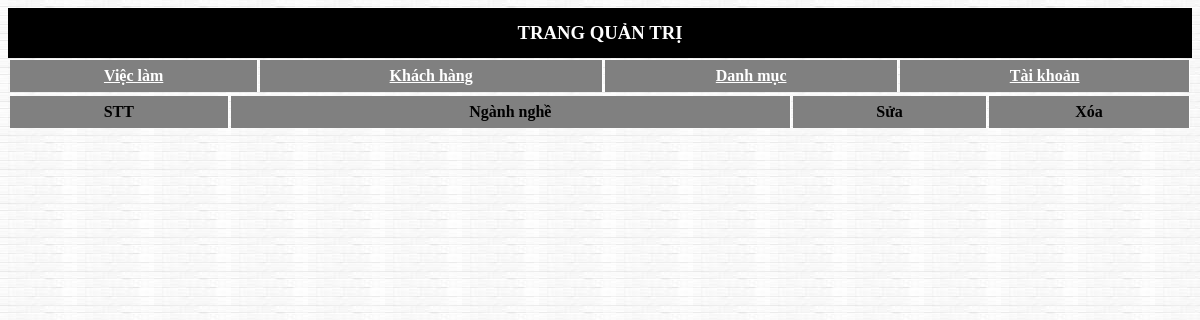
The page /listwork.php on the database as committed earlier.
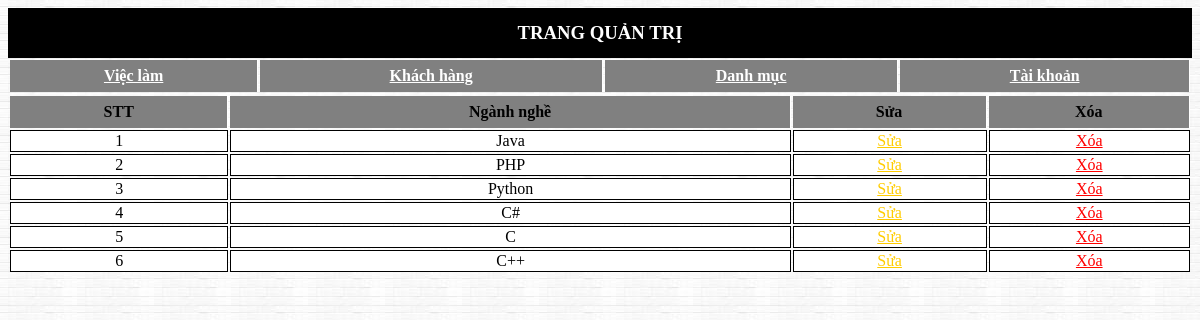
The same page on the database as committed later.
### tables this page shows
CREATE TABLE `listwork` (
  `id_list` int(11) NOT NULL,
  `name_work` varchar(64) NOT NULL
);

### listwork.php (the view, shortened to what this page needs)
<?php
require './header.php';
?>
<div id="listwork">
	<table>
		<tr >
			<th>STT</th>
			<th>Ngành nghề</th>
			<th>Sửa</th>
     		 <th>Xóa</th>
		</tr>
		<?php
           require_once './connection.php';
               $stt=1;
                $rows = array();
               $result=mysqli_query($connect,"SELECT `id_list`, `name_work` FROM `listwork` ");
               while ($data = mysqli_fetch_assoc($result))
               { $rows[] = $data;
                   echo"<tr>";
                    echo"<td >$stt</td>";
                    echo"<td >$data[name_work]</td>";
                    echo " <td><a style='color: #ffcc00' href='edit_sanpham.php?id=$data[id_list]'>Sửa</a></td>";
                    echo"<td><a style='color: red' href='delete_sanpham.php?id=$data[id_list] '>Xóa</a></td>";
                echo"</tr>";
                $stt++;
               }
                        ?>
	</table>
</div>
</body>
</html>

Rows that differ between the two databases and show on the page:
added listwork: name_work "Java"
added listwork: name_work "PHP"
added listwork: name_work "Python"
added listwork: name_work "C#"
added listwork: name_work "C"
added listwork: name_work "C++"
